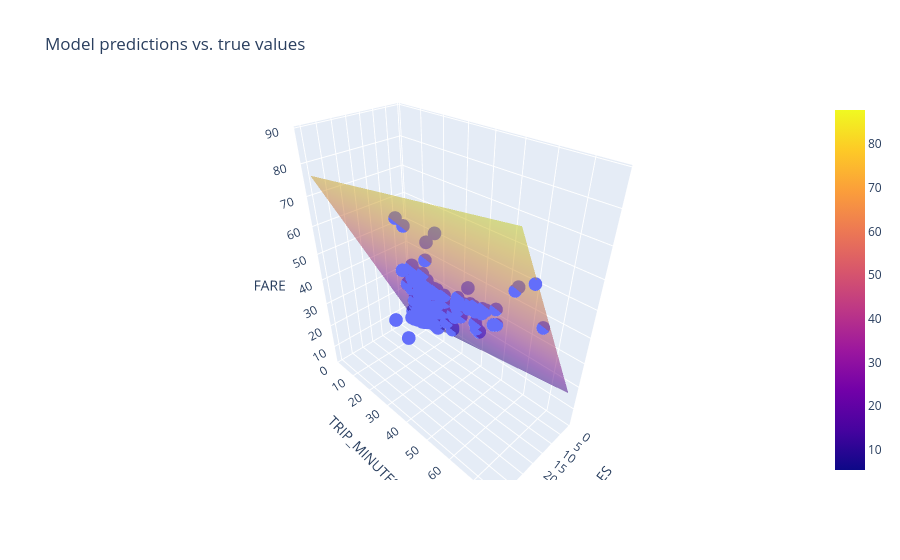

Source (notebook cell):
### Code cell
settings_2 = ml_edu.experiment.ExperimentSettings(
    learning_rate=0.001,
    number_epochs=20,
    batch_size=50,
    input_features=['TRIP_MILES', 'TRIP_MINUTES'],
)

training_df['TRIP_MINUTES'] = training_df['TRIP_SECONDS'] / 60

metrics = [keras.metrics.RootMeanSquaredError(name='rmse')]

model_2 = create_model(settings_2, metrics)

experiment_2 = train_model('two_features', model_2, training_df, 'FARE', settings_2)

ml_edu.results.plot_experiment_metrics(experiment_2, ['rmse'])
ml_edu.results.plot_model_predictions(experiment_2, training_df, 'FARE')

### Figure 1 — Plotly figure (JSON) as saved in the notebook; plotly's stock layout.template omitted (floating-point values rounded to 4 significant figures; data arrays with more than 128 entries replaced by an {"elided": "..."} marker saying what was removed)
{"data": [{"hovertemplate": "TRIP_MILES=%{x}<br>TRIP_MINUTES=%{y}<br>FARE=%{z}<extra></extra>", "legendgroup": "", "marker": {"color": "#636efa", "symbol": "circle"}, "mode": "markers", "name": "", "scene": "scene", "showlegend": false, "type": "scatter3d", "x": {"elided": "200 float values"}, "y": {"elided": "200 float values"}, "z": {"elided": "200 float values"}}, {"name": "prediction", "opacity": 0.5, "type": "surface", "x": [0.59, 4.502, 8.414, 12.33, 16.24, 20.15, 24.06, 27.98, 31.89, 35.8], "y": [2.0, 10.29, 18.57, 26.86, 35.14, 43.43, 51.71, 60.0, 68.28, 76.57], "z": [[5.321, 13.26, 21.2, 29.15, 37.09, 45.03, 52.97, 60.91, 68.85, 76.8], [6.545, 14.49, 22.43, 30.37, 38.31, 46.25, 54.2, 62.14, 70.08, 78.02], [7.769, 15.71, 23.65, 31.59, 39.54, 47.48, 55.42, 63.36, 71.3, 79.24], [8.993, 16.93, 24.88, 32.82, 40.76, 48.7, 56.64, 64.59, 72.53, 80.47], [10.22, 18.16, 26.1, 34.04, 41.98, 49.93, 57.87, 65.81, 73.75, 81.69], [11.44, 19.38, 27.32, 35.27, 43.21, 51.15, 59.09, 67.03, 74.98, 82.92], [12.67, 20.61, 28.55, 36.49, 44.43, 52.37, 60.32, 68.26, 76.2, 84.14], [13.89, 21.83, 29.77, 37.71, 45.66, 53.6, 61.54, 69.48, 77.42, 85.37], [15.11, 23.06, 31.0, 38.94, 46.88, 54.82, 62.76, 70.71, 78.65, 86.59], [16.34, 24.28, 32.22, 40.16, 48.1, 56.05, 63.99, 71.93, 79.87, 87.81]]}], "layout": {"legend": {"tracegroupgap": 0}, "scene": {"domain": {"x": [0, 1], "y": [0, 1]}, "xaxis": {"title": {"text": "TRIP_MILES"}}, "yaxis": {"title": {"text": "TRIP_MINUTES"}}, "zaxis": {"title": {"text": "FARE"}}}, "title": {"text": "Model predictions vs. true values"}}}
